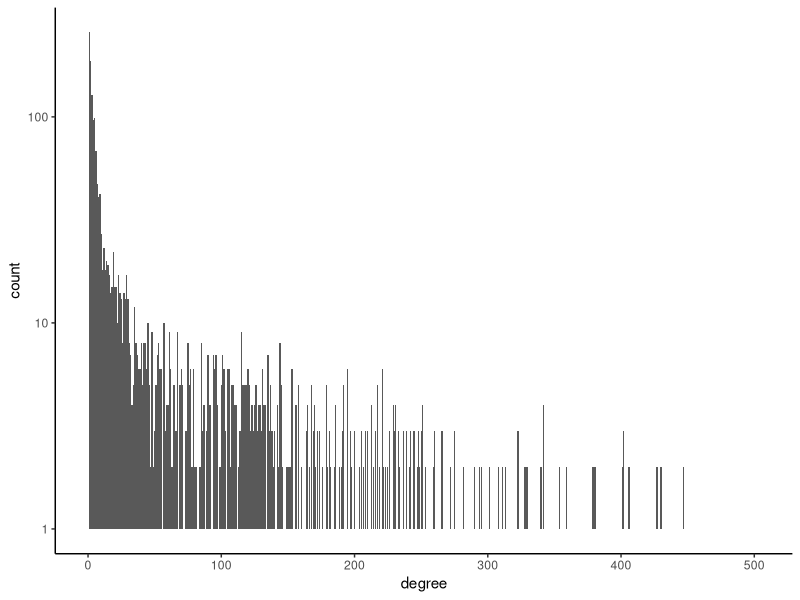
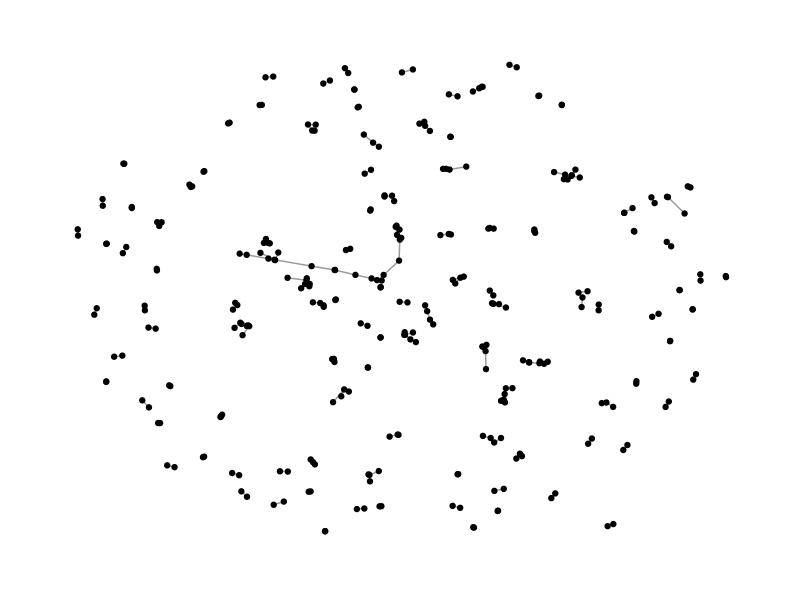
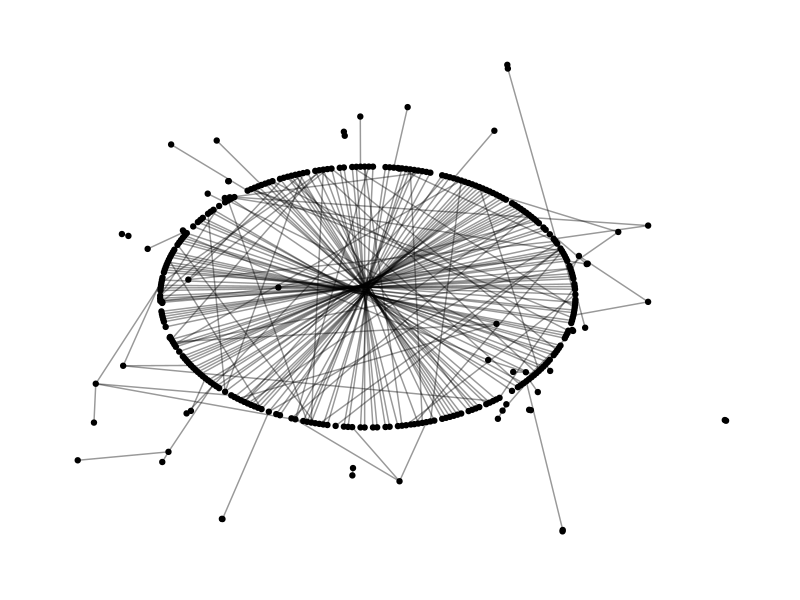
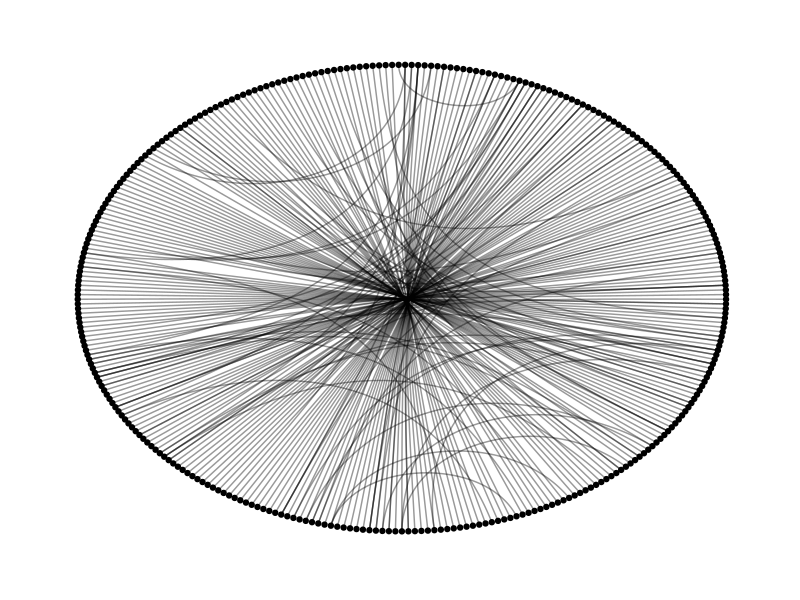

R code for these plots, in order:
## ---- chunk 1
knitr::opts_chunk$set(echo = TRUE)
## ---- chunk 2
library("tidyverse")
library("igraph") 
library("tidygraph") 
library("ggraph")
library("ggplot2")
## ---- chunk 3
dat <- read_csv('Data/reachability-meta.csv')
dat2 <- read.table('Data/reachability.txt')
## ---- chunk 4
dat2 <- dat2 %>% 
  rename(
    from = V1,
    weight = V2,
    to = V3
  )
## ---- chunk 5
head(dat)
summary(dat)
## ---- chunk 6
head(dat2)
summary(dat2)
## ---- chunk 7
net <- as_tbl_graph(dat2)

# plot(net)

#ggraph(net) +
 # geom_node_point() +
 # geom_edge_link(alpha = 0.3)

## ---- chunk 8
degree <- degree(net)

degree_df <- as.data.frame(degree)


ggplot(data = degree_df, aes(x = degree)) +
  geom_bar(size = .8) +
  theme_classic() +
  scale_y_log10()

## ---- chunk 9
dat_sample <- sample_n(dat2, 200)

net_sample <- as_tbl_graph(dat_sample)

ggraph(net_sample, layout = 'fr', maxiter = 100) + 
  geom_node_point() + 
  geom_edge_link(alpha = .4) +
  theme_graph()

ggraph(net_sample, layout = 'kk', maxiter = 100) + 
  geom_node_point() + 
  geom_edge_link(alpha = .4) +
  theme_graph()


# coord diagramm
ggraph(net_sample, layout = 'linear', circular = TRUE) + 
  geom_node_point() +
  geom_edge_arc(alpha = .4) +
  theme_graph()
